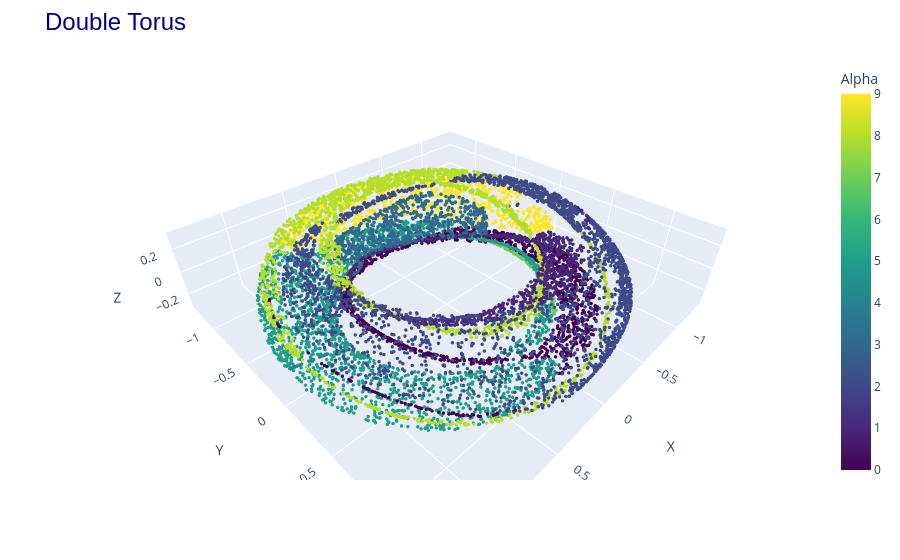

Notebook source saved alongside this figure:
### Code cell
cae = lipschitz_trained
reconstructed, alpha = reconstruct("cae", X_train[0:10000])
util.plot3d([(reconstructed, "reconstructed")], title="Double Torus", color=[alpha.detach().numpy()])

### Figure 1 — Plotly figure (JSON) as saved in the notebook; plotly's stock layout.template omitted (floating-point values rounded to 4 significant figures; data arrays with more than 128 entries replaced by an {"elided": "..."} marker saying what was removed)
{"data": [{"marker": {"color": {"elided": "10000 int values"}, "colorbar": {"title": {"text": "Alpha"}}, "colorscale": [[0, "#440154"], [0.1111, "#482878"], [0.2222, "#3e4989"], [0.3333, "#31688e"], [0.4444, "#26828e"], [0.5556, "#1f9e89"], [0.6667, "#35b779"], [0.7778, "#6ece58"], [0.8889, "#b5de2b"], [1, "#fde725"]], "showscale": true, "size": 2}, "mode": "markers", "name": "reconstructed", "type": "scatter3d", "x": {"elided": "10000 float values"}, "y": {"elided": "10000 float values"}, "z": {"elided": "10000 float values"}}], "layout": {"margin": {"t": 60}, "scene": {"aspectmode": "data", "xaxis": {"title": {"text": "X"}}, "yaxis": {"title": {"text": "Y"}}, "zaxis": {"title": {"text": "Z"}}}, "title": {"font": {"color": "navy", "family": "Arial", "size": 24}, "text": "Double Torus"}}}
